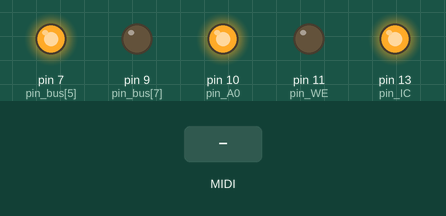
Recording of a sketch running on a simulated Arduino Leonardo, built with avr-gcc and run on an emulated ATmega32U4. Parts: output pins drawn as LEDs (lit = HIGH). The test bench sets the inputs (shaded band). MIDI output is not drawn; pins used as bus, display or sensor lines are not drawn.

Above: at 1.2 s.
1.3 s: MIDI note 36 received
At 2.3 s:
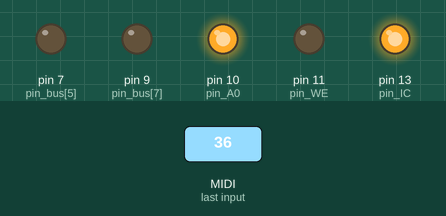
Timing chart, 0 to 4.3 s (numbered marks = the images above; inputs shaded):
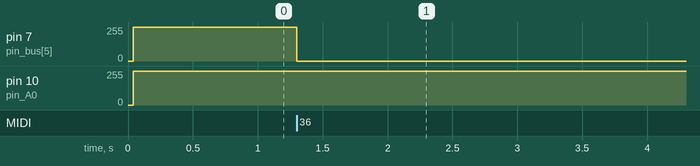

The sketch:

YM2413_MIDI.ino
```cpp
// (licence header left out)
//
// ########## Compatible Boards ##########
//    - Arduino Uno Rev3 (USB-MIDI is available using MOCO)
//    - Arduino Leonardo (USB-MIDI is available)
//

//
// ########## Require Libraries ##########
//    - MIDI Library 4.3
//
//

//
// ########## Optional Libraries ##########
//    - MIDIUSB Library 1.0.3 (for Arduino Leonardo)
//
//

// ########## Settings ##########
// Use MIDIUSB Library
//#define USE_MIDIUSB
//
// ########## Complete ##########

#include <math.h>

// Use MIDI Library
#include <MIDI.h>
#if (MIDI_LIBRARY_VERSION_MAJOR < 4) || \
  ((MIDI_LIBRARY_VERSION_MAJOR == 4) && (MIDI_LIBRARY_VERSION_MINOR < 3))
  #error This version of MIDI library is not supported. Please use version 4.3 or later.
#endif


// Use MIDIUSB Library (for Arduino Leonardo, Micro)
#if defined(USE_MIDIUSB) && defined(USBCON) && \
    (defined(ARDUINO_AVR_LEONARDO) || defined(ARDUINO_AVR_MICRO))
  #include <midi_UsbTransport.h>
  static const unsigned sUsbTransportBufferSize = 16;
  typedef midi::UsbTransport<sUsbTransportBufferSize> UsbTransport;
  UsbTransport sUsbTransport;
  MIDI_CREATE_INSTANCE(UsbTransport, sUsbTransport, MIDI);
#else
  MIDI_CREATE_DEFAULT_INSTANCE();
#endif


// Pin Define
const byte pin_bus[] = { 2, 3, 4, 5, 6, 7, 8, 9 };
const byte pin_CS = 12;
const byte pin_WE = 11;
const byte pin_A0 = 10;
const byte pin_IC = 13;


// F-Number table
const int fnum[12] = { 172, 181, 192, 204, 216, 229, 242, 257, 272, 288, 305, 323 };
const byte muteNum = 255;


class YM2413 {
  public:
    YM2413() {}
      void begin() {
        // pin mode setup
        for (int i = 0; i < 8; i++) {
          pinMode(pin_bus[i], OUTPUT);
        }
        pinMode(pin_CS, OUTPUT);
        pinMode(pin_A0, OUTPUT);
        pinMode(pin_IC, OUTPUT);
        pinMode(pin_WE, OUTPUT);

        // pin output (Inactive)
        digitalWrite(pin_CS, HIGH);

        // YM2413 reset
        digitalWrite(pin_IC, LOW);
        delayMicroseconds(23);
        // 80CLK @ 4MHz = 20us / 80CLK @  3.579545MHz = 22.35us
        digitalWrite(pin_IC, HIGH);
        delayMicroseconds(23);

        // note slot
        for (int i = 0; i < 9; i++) {
          for (int j = 0; j < 2; j++) {
            note_slot[i][j] = muteNum;
          }
          use_mod[i] = false;
        }
        max_num = 9;

        // drum default settings
        drum_stat_flag = false;
      }

      void rom_note_on(byte inst, byte vol, byte num) {
        int sel;
        sel = note_slot_add(num);

        if (sel == muteNum) {
          sel = note_slot_remove(note_slot[0][0]);
          note_slot[max_num-1][0] = num;
          note_slot[max_num-1][1] = sel;
          write((0x20 + sel), 0);
        }

          // Note(9ch) 0x10 - 15 (0 - 5)
          write((0x10 + sel), fnum_calc(num));
          // Inst & Vol(9ch)
          write((0x30 + sel), (inst << 4) | (vol_calc(vol) & 0b1111));
          // NoteON & Oct & Note
          write((0x20 + sel), (0b10000 | ((oct_calc(num) << 1) & 0b1110) | ((fnum_calc(num) >> 8) & 0b1)));
          use_mod[sel] = true;
      }

      void rom_note_off(byte num) {
        int sel;
        sel = note_slot_remove(num);

        if (sel != muteNum) {
          // 0x20 - 25 (0 - 5) noteoff
          write((0x20 + sel), 0);
          use_mod[sel] = false;
        }
      }

      void drum_mode(boolean mode) {
        // drum settings
        drum_stat_flag = mode;
        drum_stat = mode << 5;
        if (drum_stat_flag) {
          max_num = 6;
        } else {
          max_num = 9;
        }
        drum_vol[0] = 0;
        drum_vol[1] = 0;
        drum_vol[2] = 0;
        drum_vol[3] = 0;
        drum_vol[4] = 0;
        write(0x16, 0x20);
        write(0x17, 0x50);
        write(0x18, 0xC0);
        write(0x26, 0x5);
        write(0x27, 0x5);
        write(0x28, 0x1);
        write(0x36, drum_vol[4]);
        write(0x37, drum_vol[0] << 4 | (drum_vol[3] & 0b1111));
        write(0x38, drum_vol[2] << 4 | (drum_vol[1] & 0b1111));
        write(0x0E, drum_stat);
      }

      void drum_note_on(byte inst, byte vol) {
        if (drum_stat_flag && inst < 5) {
          // drum volume
          drum_vol[inst] = vol_calc(vol);
          switch (inst) {
            case 0:
            case 3:
              write(0x37, drum_vol[0] << 4 | (drum_vol[3] & 0b1111));
            break;
            case 1:
            case 2:
              write(0x38, drum_vol[2] << 4 | (drum_vol[1] & 0b1111));
            break;
            case 4:
              write(0x36, drum_vol[4]);
            break;
          }

          // drum status
          drum_stat |= _BV(inst);
          write(0x0E, drum_stat);
        }
      }

      void drum_note_off(byte inst) {
        if (drum_stat_flag && inst < 5) {
          drum_stat &= ~(_BV(inst));
          write(0x0E, drum_stat);
        }
      }

      void sound_off() {
        for (int i = 0; i < max_num; i++) {
          rom_note_off(note_slot[i][0]);
        }
        drum_note_off(0);
        drum_note_off(1);
        drum_note_off(2);
        drum_note_off(3);
        drum_note_off(4);
      }

      void write(byte adr, byte dat) {
        // address write
        digitalWrite(pin_A0, LOW);
        write_data(adr);
        digitalWrite(pin_CS, LOW);
        delayMicroseconds(4);
        // 12CLK @ 4MHz = 3us / 12CLK @ 3.579545MHz = 3.35us
        digitalWrite(pin_CS, HIGH);

        // data write
        digitalWrite(pin_A0, HIGH);
        write_data(dat);
        digitalWrite(pin_CS, LOW);
        delayMicroseconds(24);
        // 84CLK @ 4MHz = 21us / 84CLK @  3.579545MHz = 23.47us
        digitalWrite(pin_CS, HIGH);
      }
  private:
    // member variable
    byte note_slot[9][2];
    byte max_num;
    boolean use_mod[9];

    boolean drum_stat_flag;
    byte drum_stat;
    byte drum_vol[5];

    // data bus
    void write_data(byte dat) {
      for (int i = 0; i < 8; i++) {
        digitalWrite(pin_bus[i], bitRead(dat, i));
      }
    }

    int fnum_calc(byte num) {
      // num = 0 - 127 -> (12 - 107[8oct]) (MIDI Note Numbers)
      return fnum[num % 12];
    }

    byte oct_calc(byte num) {
      // oct = 0 - 7
      if (num < 12) {
        return 0;
      } else if (num > 107) {
        return 7;
      } else {
        return num / 12;
      }
    }

    byte vol_calc(byte num) {
      return log10(pow(10, ( (127 - num) / 26)));
    }

    byte note_slot_add(byte num) {
      byte i,j;
      for(i = 0; i < max_num; i++) {
        if (!use_mod[i]) {
          for(j = 0; j < max_num; j++) {
            if (note_slot[j][0] == muteNum) {
              note_slot[j][0] = num;
              note_slot[j][1] = i;
              return i;
            }
          }
        }
      }
      return muteNum;
    }

    byte note_slot_remove(byte num) {
      for(byte i = 0; i < max_num; i++) {
        if (note_slot[i][0] == num) {
          int sel;
          sel = note_slot[i][1];
          for (byte j = i; j < max_num; j++) {
            if (j != max_num -1) {
              note_slot[j][0] = note_slot[j+1][0];
              note_slot[j][1] = note_slot[j+1][1];
            } else {
              note_slot[j][0] = muteNum;
              note_slot[j][1] = muteNum;
            }
          }
          return sel;
        }
      }
      return muteNum;
    }
};


// global variable
YM2413 g_ym;
byte pc_map[16];


void setup() {
  // YM2413 initialize
  g_ym.begin();
  g_ym.drum_mode(true);

  // MIDI Lib
  MIDI.setHandleNoteOn(isr_midi_noteon);
  MIDI.setHandleNoteOff(isr_midi_noteoff);
  MIDI.setHandleProgramChange(isr_midi_programchange);
  MIDI.setHandleControlChange(isr_midi_controlchange);
  MIDI.begin(MIDI_CHANNEL_OMNI);

  // Program Change <-> Channel Tone Map
  for(byte i = 0; i < 16; i++) {
    pc_map[i] = 10;
  }
}


// Main Loop
void loop() {

  // MIDI Tasks
  MIDI.read();

}


// Interrupt MIDI NoteON Tasks
void isr_midi_noteon(byte ch, byte num, byte vel) {
  if (ch != 10) {
    g_ym.rom_note_on(pc_map[ch], vel, num);
  } else {
    switch (num) {
      case 35:
      case 36:
        //BD
        g_ym.drum_note_on(4, vel);
        break;

      case 38:
      case 40:
        //SD
        g_ym.drum_note_on(3, vel);
        break;

      case 41:
      case 43:
      case 45:
      case 47:
      case 48:
      case 50:
        //TOM
        g_ym.drum_note_on(2, vel);
        break;

      case 42:
      case 44:
      case 46:
        //HH
        g_ym.drum_note_on(0, vel);
        break;

      case 49:
      case 51:
        //TCY
        g_ym.drum_note_on(1, vel);
        break;
    }
  }
}


// Interrupt MIDI NoteOFF Tasks
void isr_midi_noteoff(byte ch, byte num, byte vel) {
  if (ch != 10) {
    g_ym.rom_note_off(num);
  } else {
    switch (num) {
      case 35:
      case 36:
        //BD
        g_ym.drum_note_off(4);
        break;

      case 38:
      case 40:
        //SD
        g_ym.drum_note_off(3);
        break;

      case 41:
      case 43:
      case 45:
      case 47:
      case 48:
      case 50:
        //TOM
        g_ym.drum_note_off(2);
        break;

      case 42:
      case 44:
      case 46:
        //HH
        g_ym.drum_note_off(0);
        break;

      case 49:
      case 51:
        //TCY
        g_ym.drum_note_off(1);
        break;
    }
  }
}


// Interrupt MIDI ProgramChange Tasks
void isr_midi_programchange(byte ch, byte num) {
  switch (num) {
    case 0:  //00  Acoustic Piano
    case 1:  //01 Bright Piano
    case 2:  //02 Electric Grand Piano
    case 3:  //03 Honky-tonk Piano
    case 4:  //04 Electric Piano
    case 5:  //05 Electric Piano 2
      //Piano
      pc_map[ch] = 3;
      break;

    case 6:  //06 Harpsichord
    case 7:  //07 Clavi
      //Harpsichord
      pc_map[ch] = 11;
      break;

    case 8:  //08 Celesta
    case 9:  //09 Glockenspiel
    case 10:  //0A Musical Box
    case 11:  //0B Vibraphone
      //Vibraphone
      pc_map[ch] = 12;
      break;

    case 16:  //10 Drawbar Organ
    case 17:  //11 Percussive Organ
    case 18:  //12 Rock Organ
    case 19:  //13 Church Organ
    case 20:  //14 Reed Organ
      //Organ
      pc_map[ch] = 8;
      break;

    case 24:  //18 Acoustic Guitar (nylon)
    case 25:  //19 Acoustic Guitar (steel)
      //Guitar
      pc_map[ch] = 2;
      break;

    case 26:  //1A Electric Guitar (jazz)
    case 27:  //1B Electric Guitar (clean)
    case 28:  //1C Electric Guitar (muted)
    case 29:  //1D Overdriven Guitar
    case 30:  //1E Distortion Guitar
    case 31:  //1F Guitar harmonics
      //Electric Guitar
      pc_map[ch] = 15;
      break;

    case 32:  //20 Acoustic Bass
    case 33:  //21 Electric Bass (finger)
    case 34:  //22 Electric Bass (pick)
    case 35:  //23 Fretless Bass
      //Bass
      pc_map[ch] = 14;
      break;

    case 38:  //26 Synth Bass 1
    case 39:  //27 Synth Bass 2
      //Synth Bass
      pc_map[ch] = 13;
      break;

    case 40:  //28 Violin
      //Violin
      pc_map[ch] = 1;
      break;

    case 56:  //38 Trumpet
    case 59:  //3B Muted Trumpet
      //Trumpet
      pc_map[ch] = 7;
      break;

    case 60:  //3C French Horn
      //French Horn
      pc_map[ch] = 9;
      break;

    case 68:  //44 Oboe
      //Oboe
      pc_map[ch] = 6;
      break;

    case 71:  //47 Clarinet
      //Clarinet
      pc_map[ch] = 5;
      break;

    case 73:  //49 Flute
      //Flute
      pc_map[ch] = 4;
      break;

    default:
      //Synth (Default)
      pc_map[ch] = 10;
      break;
  }
}


// Interrupt MIDI ControlChange Tasks
void isr_midi_controlchange(byte ch, byte num, byte val) {
  switch(num) {
    case 120: // CC#120 All Sound Off
    case 123: // CC#123 All Notes Off
      g_ym.sound_off();
      break;
  }
}
```

Measured:
- after the input at 1.3 s, pin 7 (pin_bus[5]): 255/255 → 0/255 at once
